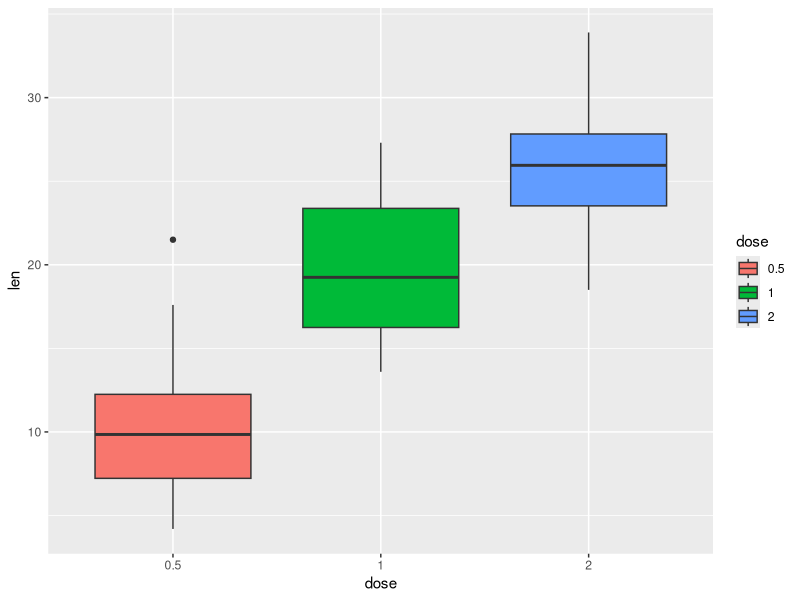
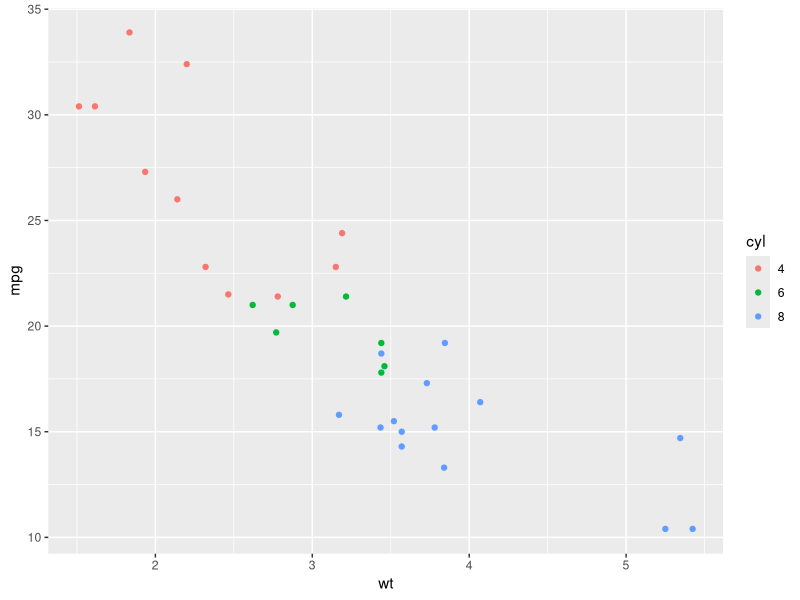

Generate these figures, in order, with R: (Note: this script raises an error after producing the figures.)
#tutorial
ToothGrowth$dose <- as.factor(ToothGrowth$dose)
mtcars$cyl <- as.factor(mtcars$cyl)
head(ToothGrowth)
View(mtcars)
View(ToothGrowth)

head(mtcars)

#  colorati
library(ggplot2)
# Box plot
bp<-ggplot(ToothGrowth, aes(x=dose, y=len, fill=dose)) +
  geom_boxplot()
bp
# Nuage de points
sp<-ggplot(mtcars, aes(x=wt, y=mpg, color=cyl)) + geom_point()
sp

sp= ggplot(deces_total, aes(x=wt, y=mpg, color=cyl)) + geom_point()
sp
